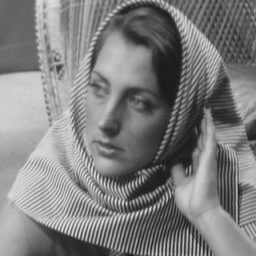
%> input picture 2/barbara256.png, 256 x 256 px
$ octave ass2q2a.m   (GNU Octave 9; MATLAB toolbox functions it lacks are replaced by stand-ins)
%> lines starting %> are read from the running program, lines starting %| are printed output that depends on the picture
clc; clear;

I = imread("barbara256.png");
%> I is the input picture: size 256x256 uint8; min 23, max 231, mean 126.4
J = double(I);

J = J + randn(256,256)*2;

global A alpha;

A = kron(dctmtx(8),dctmtx(8));
alpha = 1;

[x, y] = size(J);
%> x = 256; y = 256

R = zeros(x,y);
D = zeros(x,y);
%
for i = 1:x-7
    for j = 1:y-7
        D(i:i+7,j:j+7) = D(i:i+7,j:j+7)+1;
        R(i:i+7,j:j+7) = R(i:i+7,j:j+7)+ista(reshape(J(i:i+7,j:j+7),64,1));
    end
end
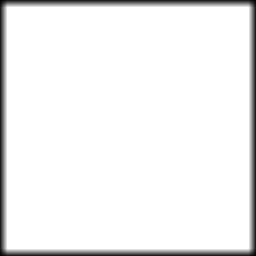
%> D: size 256x256 double; min 1, max 64, mean 60.5; drawn with min black and max white
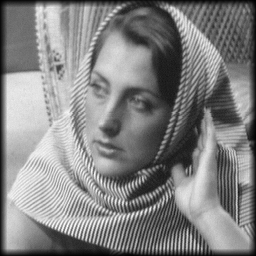
%> R: size 256x256 double; min 91.53, max 14769.5, mean 7643.2; drawn with min black and max white


R = R./D;

figure();
imshow(uint8(R));


function x = ista(y)
    global A alpha
    theta = A.'*y;
    theta = wthresh(theta,'s',1/(2*alpha));
    x = reshape(A*theta,8,8);
end
